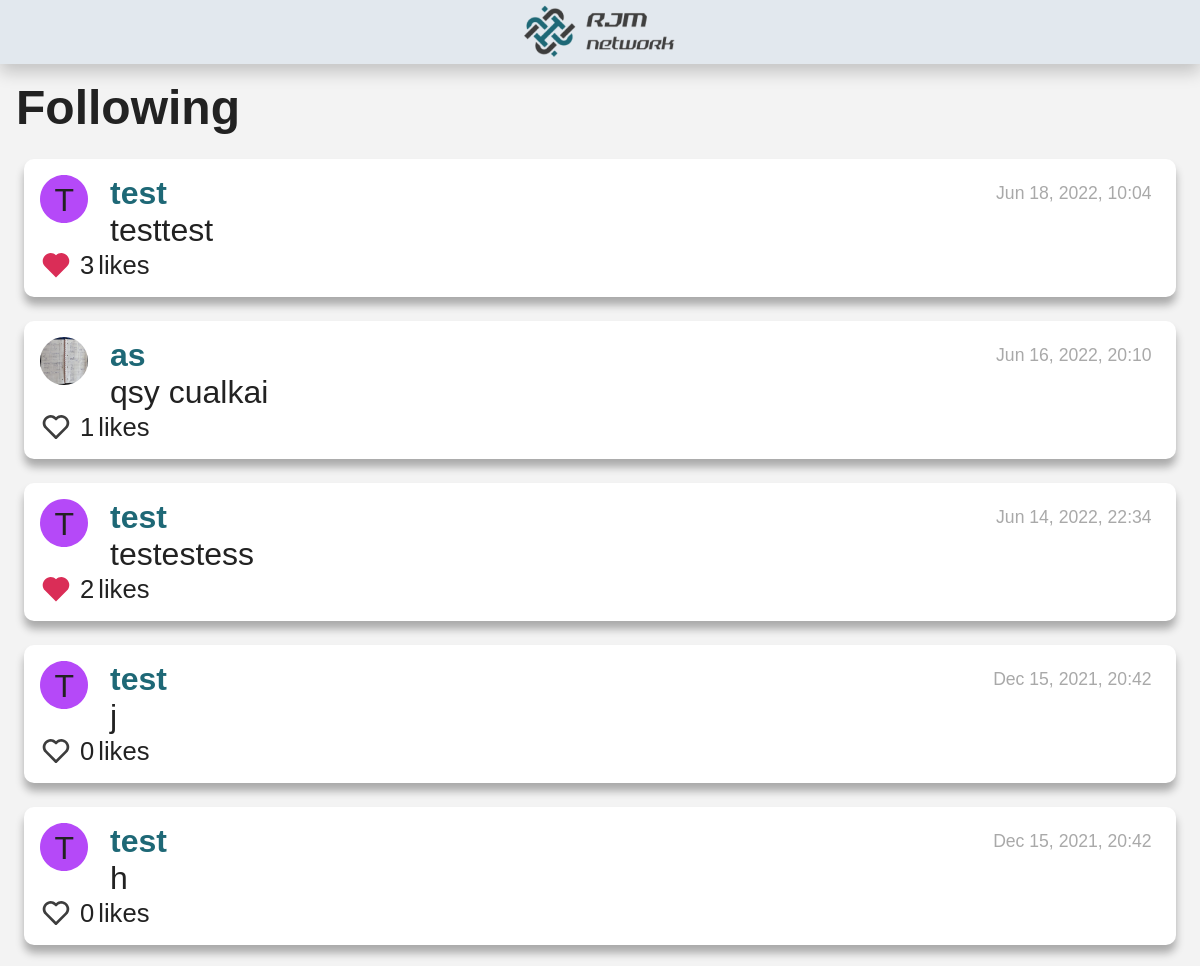
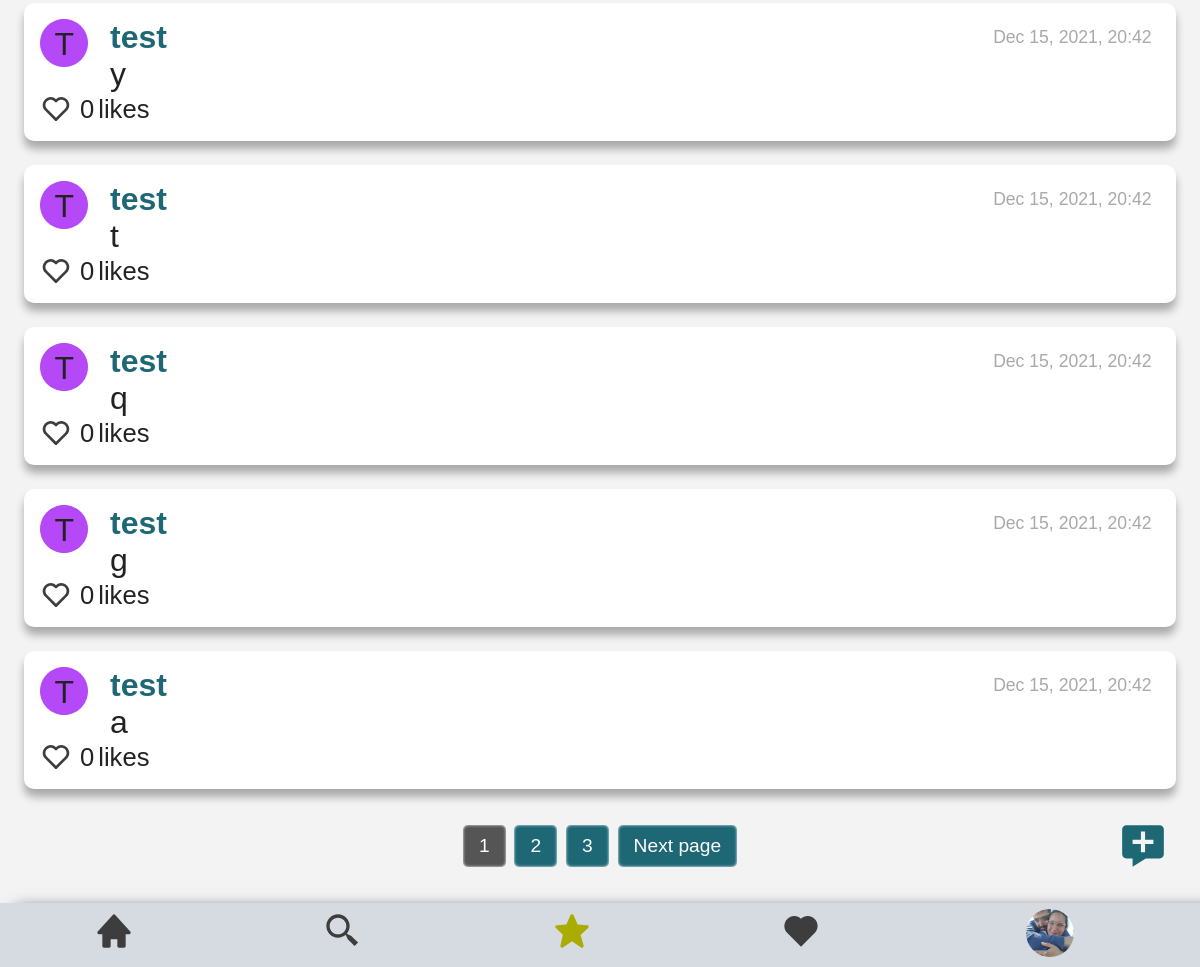
Page /following (signed in) on the committed database (2 pictures, top to bottom).
### network/models.py (models this page shows, shortened)
class User(AbstractUser):
    header_image = models.ImageField(null=True, blank=True, upload_to="images/")
    pass

class NewPost(models.Model):
    poster = models.ForeignKey(User, on_delete=models.PROTECT, related_name="posts_posted")
    description = models.TextField(blank=False)
    date_added = models.DateTimeField(auto_now_add=True)

### network/views.py (the view)
# urls.py: path("following", views.following, name="following"),
def following(request):
    if request.user.id:
        follows_filter=[]
        followers = Followers.objects.filter(follower=request.user.id)
        for each_followers_filter in followers:
            follows_filter.append(each_followers_filter.followed.id)
        all_posts = NewPost.objects.all()
        all_posts = all_posts.order_by("-date_added")
        all_posts2=all_posts.filter(poster__in=follows_filter)
        total_posts=all_posts2.count()
        all_posts2=all_posts2[:10]
        total_pages=math.ceil(total_posts/10)
        list_total_pages = []
        for i in range(2, total_pages+1):
            list_total_pages.append(i)
        all_likers = Likers.objects.all()
        for post in all_posts2:
            post.date_added = (post.date_added.strftime("%b %d, %Y, %H:%M"))
            post.number_likes=0
            likers = all_likers.filter(post=post.id)
            likers_id = []
            for each_liker in likers:
                post.likers = each_liker.liker.all()
                post.number_likes = each_liker.liker.count()
                for each in each_liker.liker.all():
                    likers_id.append(each.id)
                post.likers_id = likers_id
        users = User.objects.all()
        user_color = {}
        colors_list = ["C37D7D", "FC792F", "4950F8", "EBFC2F", "15A2F1", "58FC2F", "36F9E1", "2ECF65", "B549F8", "FF83EB", "FCCF2F"]
        for j in users:
            user_color[j.id] = random.choice(colors_list)
            colors_list.remove(user_color[j.id])
        return render(request, "network/following.html",{
            "follows_filter":follows_filter,
            "all_posts":all_posts2,
            "list_total_pages":list_total_pages,
            "user_color": user_color,
        })
    else:
        return render(request, "network/register.html")

### network/templatetags/network_extras.py (called while the page is built)
@register.filter
def keyvalue(dict, key):
    if(key==None):
        key=1
    return dict[key]

### network/templates/network/following.html (shortened to what this page needs)
{% extends "network/layout.html" %}
{% load static %}
{% load network_extras %}
{% block body %}
<h3>Following</h3>
    <div id="all_posts_view">
        <div id="page_0">
            {% if all_posts %}
                {% for post in all_posts %}
                    <div id="posts_style">
                        <div id="posts-flex-order">
                            <div id="posts-flex-order-child1">
                                {% if post.poster.header_image %}
                                    <img class="posts_profile_picture" alt="Image not found" src="/media/{{ post.poster.header_image }}">
                                {% else %}
                                    <div class="no_profile_picture">
                                        <svg id="dropbtn-profile" class="no_profile_picture_circle" width="40" height="40" viewBox="0 0 40 40" fill="none" xmlns="http://www.w3.org/2000/svg">
                                            <path id="dropbtn-profile" d="M40 20C40 31.0457 31.0457 40 20 40C8.95431 40 0 31.0457 0 20C0 8.9543 8.95431 0 20 0C31.0457 0 40 8.9543 40 20Z" fill="#{{user_color|keyvalue:post.poster.id}}"/>
                                        </svg>
                                        <div  class="no_profile_picture_letter">
                                            {{ post.poster|make_list|first|capfirst }}
                                        </div>
                                    </div>
                                {% endif %}
                            </div>
                            <div id="posts-flex-order-child2">
                                <div id="posts-first-line">
                                    <a id="profile"  href="profile/{{ post.poster.id }}">{{ post.poster }}</a>
                                    <div id="post-{{post.date_added}}" class="date_post"> {{ post.date_added }}</div>
                                </div>
                                <div id="post-description-{{post.id}}" class="description_post"> {{ post.description }} </div>
                            </div>
                        </div>
                        <div id="like_complete">
                            {% if user.id in post.likers_id %}
                                <button class="yes_button" id="like-btn-{{post.id}}" value="heart_full" onclick="like('{{ post.id }}')">
                                    <svg id="heart-img-{{ post.id }}" alt="jacket" width="40" height="40" viewBox="0 0 40 40" fill="none" xmlns="http://www.w3.org/2000/svg">
                                        <path d="M33.6751 7.9851C32.7561 7.05963 31.6632 6.32493 30.4593 5.82324C29.2555 5.32155 27.9643 5.06277 26.6601 5.06177C24.1931 5.06217 21.8162 5.98889 20 7.65843C18.1841 5.98861 15.8071 5.06185 13.34 5.06177C12.0343 5.06313 10.7417 5.3227 9.53661 5.82555C8.33155 6.3284 7.23783 7.06459 6.31838 7.99177C2.39672 11.9301 2.39838 18.0901 6.32172 22.0118L20 35.6901L33.6784 22.0118C37.6017 18.0901 37.6034 11.9301 33.6751 7.9851Z" fill="#DA2D57"/>
                                    </svg>
                                </button>
                            {% else %}
                                <button class="yes_button" id="like-btn-{{post.id}}" value="heart_empty"  onclick="like('{{ post.id }}')">
                                    <svg id="heart-img-{{ post.id }}" alt="jacket" width="40" height="40" viewBox="0 0 40 40" fill="none" xmlns="http://www.w3.org/2000/svg">
                                        <path d="M20 7.65843C18.1841 5.98861 15.8071 5.06185 13.34 5.06177C12.0343 5.06313 10.7417 5.3227 9.53661 5.82555C8.33155 6.3284 7.23783 7.06459 6.31838 7.99177C2.39672 11.9301 2.39838 18.0901 6.32172 22.0118L18.5417 34.2318C18.825 34.7301 19.3717 35.0518 20 35.0518C20.258 35.0493 20.5119 34.9863 20.7411 34.8679C20.9704 34.7495 21.1686 34.579 21.32 34.3701L33.6784 22.0118C37.6017 18.0884 37.6017 11.9301 33.675 7.9851C32.7561 7.05963 31.6632 6.32493 30.4593 5.82324C29.2555 5.32155 27.9643 5.06277 26.66 5.06177C24.1931 5.06217 21.8162 5.98889 20 7.65843ZM31.3184 10.3418C33.9234 12.9601 33.925 17.0501 31.3217 19.6551L20 30.9768L8.67838 19.6551C6.07505 17.0501 6.07672 12.9601 8.67505 10.3484C9.94172 9.08843 11.5984 8.3951 13.34 8.3951C15.0817 8.3951 16.7317 9.08843 17.9884 10.3451L18.8217 11.1784C18.9764 11.3333 19.16 11.4562 19.3622 11.5401C19.5644 11.6239 19.7812 11.6671 20 11.6671C20.2189 11.6671 20.4357 11.6239 20.6379 11.5401C20.8401 11.4562 21.0237 11.3333 21.1784 11.1784L22.0117 10.3451C24.5317 7.8301 28.8017 7.83677 31.3184 10.3418Z" fill="#3D3D3D"/>
                                    </svg>
                                </button>
                            {% endif %}
                            <div id="like-count-{{post.id}}" class="d-inline-block">{{post.number_likes}} </div> likes
                        </div>
                    </div>
                {% endfor %}
                <div id="id_page_buttons">
                    <button id="selected_button" class="page_button" > 1 </button>
                    {% if list_total_pages %}
                        {% for page in list_total_pages %}
                            <button class="page_button"  id="not_selected_button" onclick="pages('{{user.id}}', 0, '{{page}}'-1)">{{page}}</button>
                        {% endfor %}
                        <button class="page_button" onclick="pages('{{user.id}}', 0, 1)">Next page</button>
                    {% endif %}
                </div>
            {% else %}
                <li>no post</li>
            {% endif %}
        </div>
    </div>
{% endblock %}

### network/templates/network/layout.html (shortened to what this page needs)
{% load static %}
{% load network_extras %}
<!DOCTYPE html>
<html lang="en">
    <head>
        <link href="{% static 'network/styles.css' %}" rel="stylesheet">
    </head>
    <body>
        <header class="header">
            <img class="logo" src="{% static 'assets/logo1-removebg-preview 2.png' %}" alt="Logo_page">
        </header>
        <nav id="navbar" class="navbar navbar-expand-lg navbar-light bg-light">
            <a class="nav-link"  id="nav-home" href="{% url 'index'%}">
            </a>
            <div class="nav-link"  id="nav-search">
            </div>
            {% if user.is_authenticated %}
            <div class="new_post_button"  id="new_post">
            </div>
                <a class="nav-link" id="nav-following" href="{% url 'following' %}">
                </a>
                <a class="nav-link"  id="nav-liked-posts" href="{% url 'liked_posts'%}">
                </a>
                <div class="dropdown">
                    <button onclick="myFunction()" class="dropbtn" id="dropbtn-profile" >
                        {% if user.header_image %}
                            <img id="profile_img" class="posts_profile_picture" alt="Image not found" src="/media/{{ user.header_image }}">
                        {% endif %}
                    </button>
                </div>
            {% else %}
                    <a class="nav-link" id="nav-link" href="{% url 'login' %}">Log In</a>
                    <a class="nav-link"  id="nav-link"href="{% url 'register' %}">Register</a>
            {% endif %}
        </nav>
        <div class="body">
            {% block body %}
            {% endblock %}
        </div>
    </body>
</html>

### network/static/network/styles.css (style rules this page uses)
#posts-flex-order { display: flex; flex-direction: row; }
#posts-flex-order-child1 { width: 70px; }
#posts-flex-order-child1 #dropbtn-profile { display: block; margin: auto; }
#posts-flex-order-child2 { width: 93%; display: flex; flex-direction: column; }
#posts-first-line { display: flex; flex-direction: row; align-items: center; justify-content: space-between; }
.posts_profile_picture { margin-right: .5rem; height: 1.5rem; width: 1.5rem; border-radius: 50%; }
.no_profile_picture { position: relative; margin:0; left: 0; top: 0; }
.no_profile_picture_letter { position:absolute; height:30px; width:30px; top: 6.5px; left : 14.5px; z-index: 20; }
.no_profile_picture_circle { position:absolute; height:1.5rem; width:1.5rem; z-index: 10; }
#profile { font-weight:bold; }
.date_post { font-size: 55%; color:darkgray; }
.description_post { word-wrap: break-word; }
#like_complete { display: flex; flex-direction: row; align-items: center; font-size: 80%; }
.yes_button { all: unset; height: 1rem; margin-right: 8px; cursor: pointer; }
.yes_button svg { width: 1rem; height: 1rem; }
.d-inline-block { margin-right: 4px; }
.page_button { max-width: 3.9rem; min-width: 1rem; height: 1.3rem; background-color: var(--link-color); color: var(--white-color); padding: 0 .5rem; margin: 0; font-size: .6rem; border:0; border-radius: 5px; text-align: center; box-shadow: inset 0 0 3px white; }
#id_page_buttons { text-align: center; padding: 10px; margin-bottom: 10px; cursor: default; }
#selected_button { cursor: default; background-color: var(--gray-dark-color); }
:root { --white-color: #ffffff; --black-color: #000000; --white-alpha-color: rgba(255, 255, 255, 0.5); --black-alpha-color: rgba(0, 0, 0, 0.3); --black-alpha-color2: rgba(0, 0, 0, 0.5); --gray-color: #ccc; --gray-dark-color: #555; --gray-light-color: #f3f3f3; --text-color: #222; --gray-blue: #D5DBE1; --gray-blue-2: #E2E8EE; --gray-light-2: #3d509f; --black-logo: #3D3D3D; --pink-color: #DA2D57; --yellow-color: #AAAD00; --blue-color: #0013C2; --green-color: #2B8800; --orange-color: #FF8A00; --pic-user-logued-color: #00BAAF; --link-color: #1E6876; --link-dark-color: #144852; --link-light-color: #2d9cb3; --font: "Ubuntu", sans-serif; --max-width: 1200px; --header-height: 2rem; --search-height: 1.3rem; }
html { box-sizing: border-box; font-family: var(--font); font-size: 2rem; scroll-behavior: smooth; }
*, *::after, *::before { box-sizing: inherit; }
body { margin: 0; overflow-x: hidden; color: var(--text-color); background-color: var(--gray-light-color); }
a { color: var(--link-color); text-decoration: none; transition: all ease-out; }
h3 { margin: 0; font-size: 1.5rem; }
.header { position: fixed; left: 0; top: 0; width: 100%; height: var(--header-height); background-color: var(--gray-blue-2); color: var(--white-color); display: flex; justify-content: center; align-items: center; box-shadow: 0px 8px 16px 0px rgba(0,0,0,0.2); z-index: 990; }
.navbar { position: fixed; left: 0; bottom: 0; width: 100%; height: var(--header-height); background-color: var(--gray-blue); display: flex; flex-direction: row; justify-content: space-around; align-items: center; box-shadow: 16px 8px 16px 0px rgba(0,0,0,1.2); z-index: 990; }
.dropbtn { background-color: rgba(0,0,0,0); padding: 16px; font-size: 16px; border: none; cursor: pointer; z-index: 900; }
.dropdown { position: relative; display: inline-block; }
.new_post_button { position: fixed; right: 1rem; bottom: 3rem; cursor: pointer; height: 50px; }
body { margin: var(--header-height) 0; padding: .5rem; }
#posts_style { margin: 24px 8px; padding: 16px; background-color: var(--white-color); border-radius: 10px; box-shadow: 0px 8px 8px 0px rgba(0,0,0,0.3); }
#nav-search { cursor: pointer; }
::placeholder { color: var(--gray-color); opacity: 1; }

### rows in the picture
User: header_image (picture)
NewPost: poster|make_list "T", poster "test", date_added "Jun 18, 2022, 10:04", description "testtest", number_likes "3"
NewPost: poster.header_image (picture), poster "as", date_added "Jun 16, 2022, 20:10", description "qsy cualkai", number_likes "1"
NewPost: poster|make_list "T", poster "test", date_added "Jun 14, 2022, 22:34", description "testestess", number_likes "2"
NewPost: poster|make_list "T", poster "test", date_added "Dec 15, 2021, 20:42", description "j", number_likes "0"
NewPost: poster|make_list "T", poster "test", date_added "Dec 15, 2021, 20:42", description "h", number_likes "0"
NewPost: poster|make_list "T", poster "test", date_added "Dec 15, 2021, 20:42", description "y", number_likes "0"
NewPost: poster|make_list "T", poster "test", date_added "Dec 15, 2021, 20:42", description "t", number_likes "0"
NewPost: poster|make_list "T", poster "test", date_added "Dec 15, 2021, 20:42", description "q", number_likes "0"
NewPost: poster|make_list "T", poster "test", date_added "Dec 15, 2021, 20:42", description "g", number_likes "0"
NewPost: poster|make_list "T", poster "test", date_added "Dec 15, 2021, 20:42", description "a", number_likes "0"

### other values in the picture
{{ page }} "2" "3"
